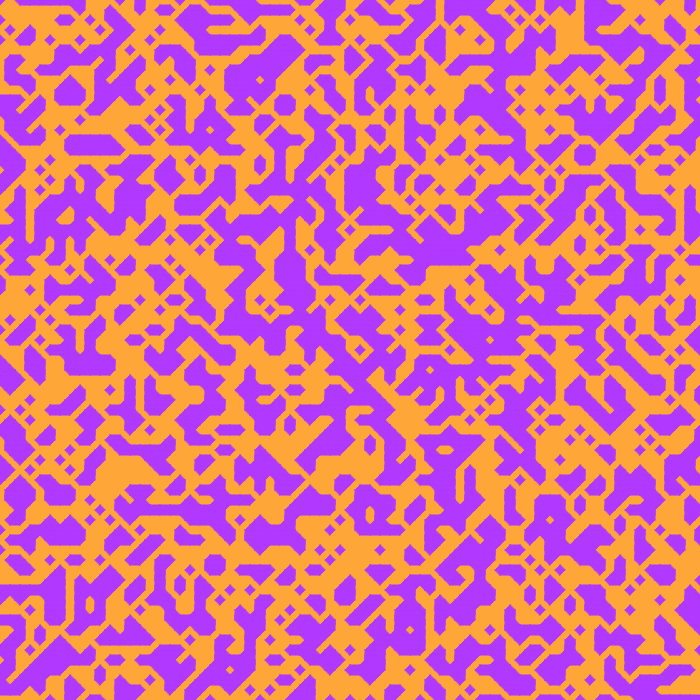
Frame 1 (no input)
Frame 60 (no input): identical to frame 1, image omitted
Frame 120 (the mouse pressed at the canvas centre since frame 60): identical to frame 1, image omitted

The p5.js sketch that drew this single still picture (run headless with seeded random() and noise() and a simulated clock; from frame 60 on, the mouse is pressed at the canvas centre):

// p5.js sketch
// ── sketch.js
let H = 700;
let W = 700;
let backgroundColor = "#ffa639";

let size = 10;

let field =[[]];

function setup() {
  // put setup code here
  createCanvas(H,W);
  background(backgroundColor);
  drawDots();
}

function draw() {
  // put drawing code here
  
}

function drawDots(){
  stroke("#4a39ff");
  // strokeWeight(2);
  for(let i = 0; i<=H/size; i++){
    field.push([]);
    for(let j = 0; j<=W/size;j++){
      field[i][j] = random([0,1]);
      // field[i][j] === 1 ? stroke("#b039ff"):stroke("#39d7ff");
      // point(i*size,j*size);
      if(i >0 && j>0) drawTriangles(i,j);
      // console.log(`i ${i} j ${j} `,field[i][j]);
    }
  }
}

function drawTriangles(i,j){
  let a = field[i-1][j-1];
  let b = field[i][j-1];
  let c = field[i][j];
  let d = field[i-1][j];

  let point1 = [(i-1)*size  ,(j-1)*size];
  let point2 = [(i-0.5)*size,(j-1)*size];
  let point3 = [i*size      ,(j-1)*size];
  let point4 = [(i-1)*size  ,(j-0.5)*size];
  let point5 = [(i-0.5)*size,(j-0.5)*size];
  let point6 = [i*size      ,(j-0.5)*size];
  let point7 = [(i-1)*size  ,j*size];
  let point8 = [(i-0.5)*size,j*size];
  let point9 = [i*size      ,j*size];

  let tA = ()=> triangle(...point1,...point2,...point4);
  let tB = ()=> triangle(...point2,...point4,...point5);
  let tC = ()=> triangle(...point2,...point5,...point6);
  let tD = ()=> triangle(...point2,...point3,...point6);
  let tE = ()=> triangle(...point4,...point7,...point8);
  let tF = ()=> triangle(...point4,...point5,...point8);
  let tG = ()=> triangle(...point5,...point6,...point8);
  let tH = ()=> triangle(...point6,...point8,...point9);

  stroke("#b039ff")
  fill("#b039ff");
  switch (d*8+c*4+b*2+a) {
    case 0: break;
    case 1:
      tA();
      break;
    case 2:
      tD();
      break;
    case 3:
      tA();
      tB();
      tC();
      tD();
      break;
    case 4:
      tH();
      break;
    case 5:
      tA();
      tH();
      break;
    case 6:
      tD();
      tC();
      tG();
      tH();
      break;
    case 7:
      tA(); tB(); tC(); tD(); tF(); tG(); tH();
      break;
    case 8:
      tE();
      break;
    case 9:
      tA(); tB(); tE(); tF();
      break;
    case 10:
      tD(); tE();
      break;
    case 11:
      tA(); tB(); tC(); tD(); tE(); tF(); tG();
      break;
    case 12:
      tE(); tF(); tG(); tH();
      break;
    case 13:
      tA(); tB(); tC(); tE(); tF(); tG(); tH();
      break;
    case 14:
      tB(); tC(); tD(); tE(); tF(); tG(); tH();
      break;
    case 15:
      tA(); tB(); tC(); tD(); tE(); tF(); tG(); tH();
      break;
    default:
      break;
  }

}
